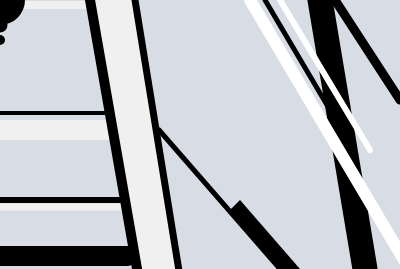
Frame 1 (no input)
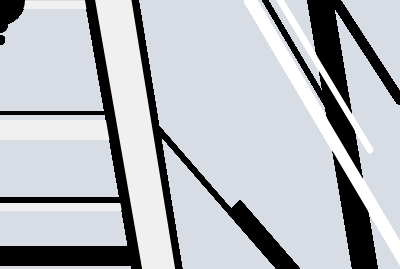
Frame 60 (no input)
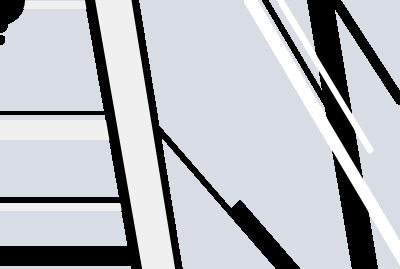
Frame 120 (the mouse pressed at the canvas centre since frame 60)

The p5.js sketch that drew these frames (run headless with seeded random() and noise() and a simulated clock; from frame 60 on, the mouse is pressed at the canvas centre):

// p5.js sketch
// ── sketch.js
//asdfkh #203

function setup() {
  createCanvas(400,269);
  background(216, 220, 228);
}

function draw() {
  fill(240);
  noStroke();
  beginShape();
  vertex(135, 0);
  vertex(90, 0);
  vertex(160, 400);
  vertex(200, 400);
  endShape();

  beginShape();
  vertex(0, 120);
  vertex(0, 140);
  vertex(155, 140);
  vertex(150, 120);
  endShape();

  stroke(240);
  strokeWeight(7);
  line (0, 207, 120, 207);

  strokeWeight(8);
  line (0, 5, 100, 5);

  stroke('black');
  strokeWeight(25);
  line (320, 0, 365, 269);

  stroke('white');
  strokeWeight(12);
  line (250, 0, 487, 400);

  strokeWeight(6);
  line (280, 0, 370, 150);

  stroke('black');
  strokeWeight (7);
  line (135, 0, 200, 400);

  strokeWeight (10);
  line (90, 0, 160, 400);

  strokeWeight(4);
  line (0, 113, 110, 113);

  strokeWeight(6);
  line (0, 200, 120, 200);

  strokeWeight(20);
  line (0, 256, 128, 256);

  strokeWeight(5);
  line (265, 0, 330, 110);

  line (159, 130, 280, 269);

  strokeWeight(9);
  line (335, 0, 400, 100);

  noStroke();
  fill('black');
  ellipse(0, 0, 50, 50);
  ellipse(0, 25, 15, 15);
  ellipse(0, 40, 10, 10);

  beginShape();
  vertex(230, 210);
  vertex(240, 200);
  vertex(300, 269);
  vertex(280, 269);
  endShape();
}
